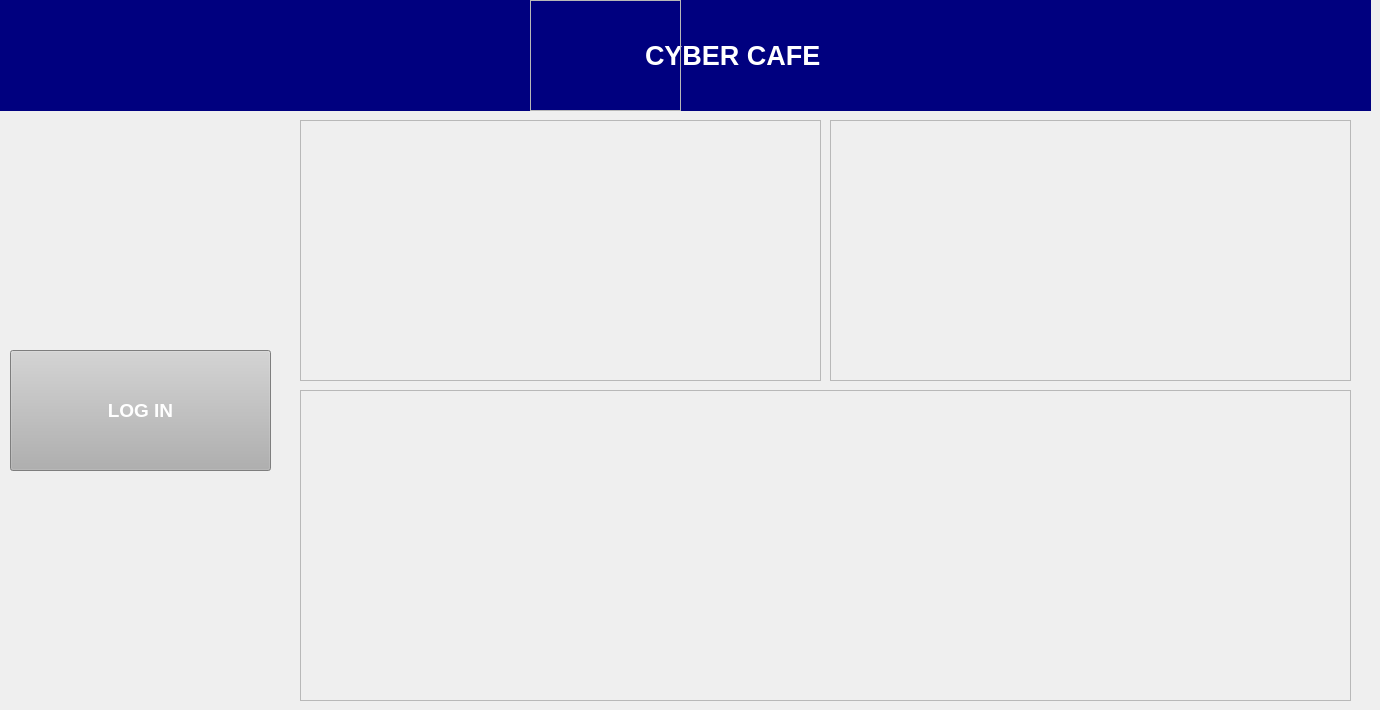
   <widget class="QWidget" name="page">
    <widget class="QLabel" name="label">
     <property name="geometry">
      <rect>
       <x>0</x>
       <y>0</y>
       <width>1371</width>
       <height>111</height>
      </rect>
     </property>
     <property name="font">
      <font>
       <pointsize>20</pointsize>
       <weight>75</weight>
       <bold>true</bold>
       <underline>false</underline>
      </font>
     </property>
     <property name="layoutDirection">
      <enum>Qt::LeftToRight</enum>
     </property>
     <property name="styleSheet">
      <string notr="true">background-color: rgb(0, 0, 127);
color: rgb(255, 255, 255);</string>
     </property>
     <property name="frameShadow">
      <enum>QFrame::Plain</enum>
     </property>
     <property name="text">
      <string>                                                                                      CYBER CAFE</string>
     </property>
    </widget>
    <widget class="QPushButton" name="pushButton_4">
     <property name="geometry">
      <rect>
       <x>10</x>
       <y>350</y>
       <width>261</width>
       <height>121</height>
      </rect>
     </property>
     <property name="font">
      <font>
       <pointsize>14</pointsize>
       <weight>75</weight>
       <bold>true</bold>
      </font>
     </property>
     <property name="autoFillBackground">
      <bool>false</bool>
     </property>
     <property name="styleSheet">
      <string notr="true">background-color: rgb(176, 176, 176);
color: rgb(255, 255, 255);</string>
     </property>
     <property name="text">
      <string>LOG IN</string>
     </property>
    </widget>
    <widget class="QFrame" name="frame_3">
     <property name="geometry">
      <rect>
       <x>300</x>
       <y>120</y>
       <width>521</width>
       <height>261</height>
      </rect>
     </property>
     <property name="styleSheet">
      <string notr="true">border-image: url(:/newPrefix/pic 1.jpeg);
</string>
     </property>
     <property name="frameShape">
      <enum>QFrame::StyledPanel</enum>
     </property>
     <property name="frameShadow">
      <enum>QFrame::Raised</enum>
     </property>
    </widget>
    <widget class="QFrame" name="frame_4">
     <property name="geometry">
      <rect>
       <x>830</x>
       <y>120</y>
       <width>521</width>
       <height>261</height>
      </rect>
     </property>
     <property name="styleSheet">
      <string notr="true">border-image: url(:/newPrefix/pic 1.jpeg);
border-image: url(:/newPrefix/pic 2.jpeg);
</string>
     </property>
     <property name="frameShape">
      <enum>QFrame::StyledPanel</enum>
     </property>
     <property name="frameShadow">
      <enum>QFrame::Raised</enum>
     </property>
    </widget>
    <widget class="QFrame" name="frame">
     <property name="geometry">
      <rect>
       <x>300</x>
       <y>390</y>
       <width>1051</width>
       <height>311</height>
      </rect>
     </property>
     <property name="styleSheet">
      <string notr="true">border-image: url(:/newPrefix/pics 3.jpeg);</string>
     </property>
     <property name="frameShape">
      <enum>QFrame::StyledPanel</enum>
     </property>
     <property name="frameShadow">
      <enum>QFrame::Raised</enum>
     </property>
    </widget>
    <widget class="QFrame" name="frame_2">
     <property name="geometry">
      <rect>
       <x>530</x>
       <y>0</y>
       <width>151</width>
       <height>111</height>
      </rect>
     </property>
     <property name="styleSheet">
      <string notr="true">border-image: url(:/newPrefix/logo.jpeg);</string>
     </property>
     <property name="frameShape">
      <enum>QFrame::StyledPanel</enum>
     </property>
     <property name="frameShadow">
      <enum>QFrame::Raised</enum>
     </property>
    </widget>
   </widget>
